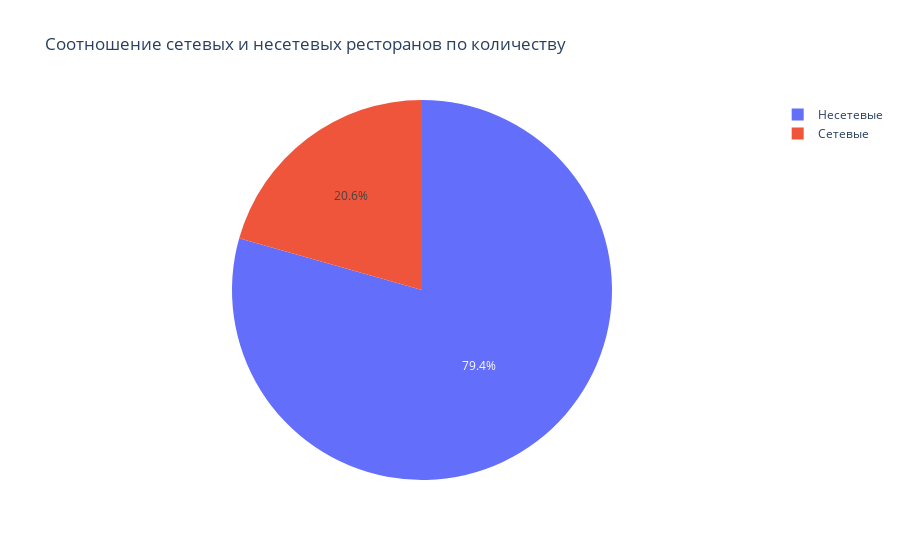

Notebook cell for this chart:
### Code cell
# круговая диаграмма соотношения сетевых и несетевых заведений по количеству
labels = ['Несетевые', 'Сетевые']
fig = go.Figure(data=go.Pie(labels=labels, values=chains['quantity']))
fig.update_layout(title='Соотношение сетевых и несетевых ресторанов по количеству')
fig.show()

### Figure 1 — Plotly figure (JSON) as saved in the notebook; plotly's stock layout.template omitted (floating-point values rounded to 4 significant figures)
{"data": [{"labels": ["Несетевые", "Сетевые"], "type": "pie", "values": [12046, 3127]}], "layout": {"title": {"text": "Соотношение сетевых и несетевых ресторанов по количеству"}}}
